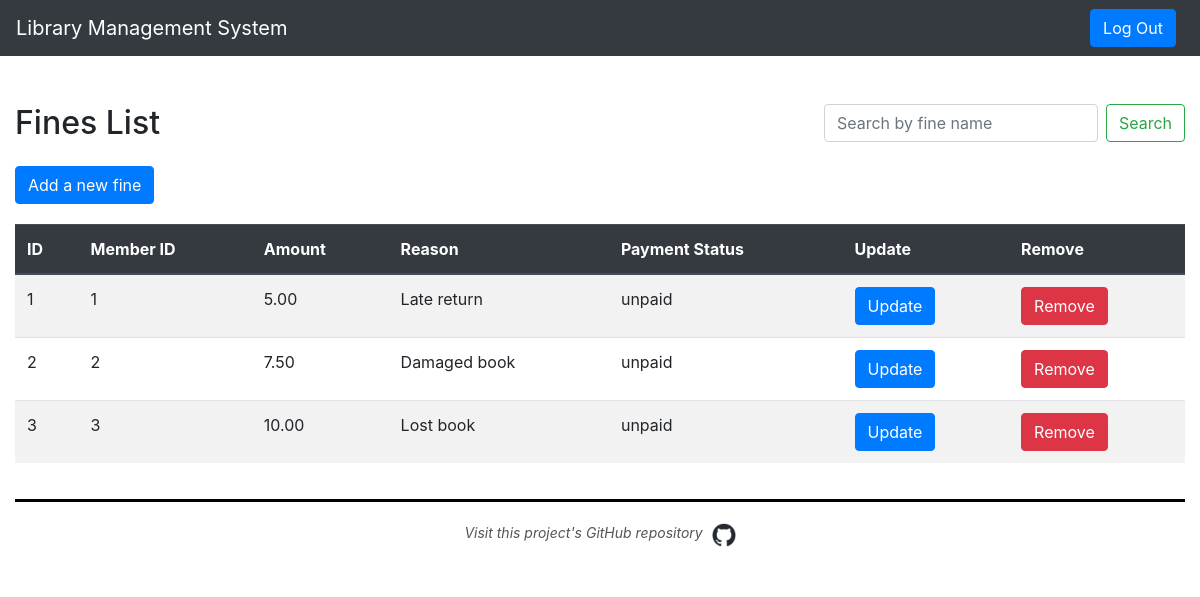
The app's page /fines/fine_search.php (signed in) with its own data.
### tables this page shows
CREATE TABLE `fines` (
  `fine_id` int(11) NOT NULL,
  `member_id` int(11) NOT NULL,
  `amount` decimal(10,2) NOT NULL,
  `reason` text DEFAULT NULL,
  `payment_status` enum('paid','unpaid') DEFAULT 'unpaid'
);

### fines/update_remove_modals.php (the view, shortened to what this page needs)
<?php
$result = $conn->query($sql);
if ($result->num_rows > 0) {
    while($row = $result->fetch_assoc()) {
        echo "<tr>";
        echo "<td>".$row["fine_id"]."</td>";
        echo "<td>".$row["member_id"]."</td>";
        echo "<td>".$row["amount"]."</td>";
        echo "<td>".$row["reason"]."</td>";
        echo "<td>".$row["payment_status"]."</td>";
        echo "<td><button type='button' class='btn btn-primary' data-toggle='modal' data-target='#updateFineModal".$row["fine_id"]."'>Update</button></td>";
        echo "<td><button type='button' class='btn btn-danger' data-toggle='modal' data-target='#removeFineModal".$row["fine_id"]."'>Remove</button></td>";
        echo "</tr>";
    }
} else {
    echo "<tr><td colspan='9'>No fines found.</td></tr>";
}
?>

### records on screen
fines: fine_id "1", member "1", amount "5.00", reason "Late return", payment_status "unpaid"
fines: fine_id "2", member "2", amount "7.50", reason "Damaged book", payment_status "unpaid"
fines: fine_id "3", member "3", amount "10.00", reason "Lost book", payment_status "unpaid"
